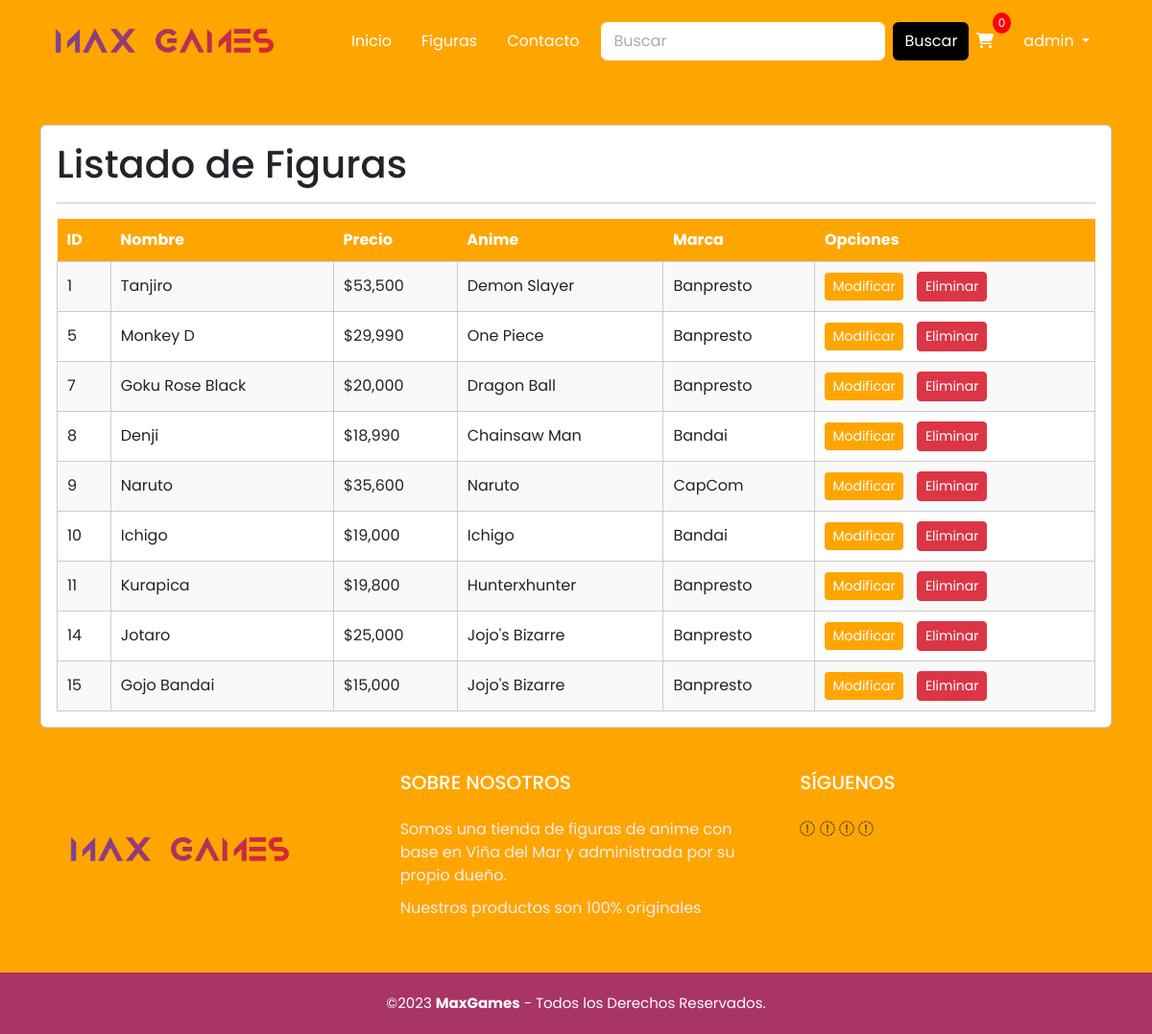
Screenshot of /figura/listar_figuras (signed in) with the database file from the repository.
### figura/models.py (models this page shows, shortened)
class Figuras(models.Model):
    imagenP = models.ImageField(upload_to="Posters", null=True)
    imagenF = models.ImageField(upload_to="Figuras", null=True)
    nombreF = models.CharField(max_length=50)
    slug    = AutoSlugField(populate_from='nombreF')
    precioF = models.IntegerField()
    anime   = models.CharField(max_length=100)
    tamano  = models.CharField(max_length=30)
    marca   = models.CharField(max_length=30)
    material = models.ForeignKey(Material, on_delete=models.PROTECT)
    categoria = models.ForeignKey(Categoria, on_delete=models.PROTECT)
    envio = models.CharField(max_length=15)
    activo = models.BooleanField()

### figura/views.py (the view)
# urls.py: path('listar_figuras',views.listar_figuras, name='listar_figuras'),
@permission_required('figura.view_figuras')
def listar_figuras(request):
    figuras= Figuras.objects.all()
    context={
        'figuras' : figuras
    }
    return render(request, 'figura/adm/listar.html',context )

### figura/templates/figura/adm/listar.html (shortened to what this page needs)
{% extends 'figura/base.html' %}
{%load static%}
{% block contenido %}
<body>
    {% load humanize %}
            <br>
            <br>
            <div class="container">
                <div class="card">
                    <div class="card-body">
                        <h1>Listado de Figuras</h1>
                        <hr>
                        <div class="table-responsive">
                            <table class="table-custom">
                                <tr>
                                    <th class="orange-bg">ID</th>
                                    <th class="orange-bg">Nombre</th>
                                    <th class="orange-bg">Precio</th>
                                    <th class="orange-bg">Anime</th>
                                    <th class="orange-bg">Marca</th>
                                    <th class="orange-bg">Opciones</th>
                                </tr>
                                {% for f in figuras %}
                                <tr>
                                    <td>{{ f.id }}</td>
                                    <td>{{ f.nombreF | title }}</td>
                                    <td>${{ f.precioF | intcomma }}</td>
                                    <td>{{ f.anime | title }}</td>
                                    <td>{{ f.marca}}</td>
                                    <td>
                                        {% if perms.app.change_adm%}
                                        <a href="{% url 'modificar_figuras' f.id %}" class="btn btn-primary btn-sm">Modificar</a>
                                        {% endif%}
                                        {% if perms.app.delete_adm%}
                                        <a href="#" onclick="eliminarFigura({{f.id}})" class="btn btn-danger btn-sm">Eliminar</a>
                                        {% endif %}
                                    </td>
                                </tr>
                                {% endfor %}
                            </table>
                        </div>
                    </div>
                </div>
            </div>
</body>
{% endblock %}

### figura/templates/figura/base.html (shortened to what this page needs)
{% load static %}
<!DOCTYPE html>
<html lang="en">
<head>
    <link href="https://cdn.jsdelivr.net/npm/bootstrap@5.3.0-alpha3/dist/css/bootstrap.min.css" rel="stylesheet"
>
    <link rel="stylesheet" href="https://cdn.jsdelivr.net/npm/bootstrap-icons@1.10.5/font/bootstrap-icons.css">
    <link rel="stylesheet" href="{% static 'css/estilos.css'%}">
    <link rel="stylesheet" href="{% static 'css/estilosCarrusel.css'%}">
    <link rel="stylesheet" href="{% static 'css/estilosFooter.css'%}">
    <link rel="stylesheet" href="{% static 'css/estiloApi.css'%}">
    <link rel="stylesheet" href="{% static 'css/estilosFigura.css'%}">
    <link rel="stylesheet" href="{% static 'css/nav.css'%}">
    <link rel="stylesheet" href="{% static 'css/estiloFormulario.css'%}">
    <link rel="stylesheet" href="{% static 'css/estiloCarrito.css'%}">
    <link rel="stylesheet" href="{% static 'css/estiloContacto.css'%}">
</head>
<body>
    <header>
        <nav class="navbar navbar-expand-lg ">
            <div class="container-fluid container">
                <a href="{% url 'index' %}" class="navbar-brand"><img src="{% static 'img/LogoMaxGames3.png'%}"
                        alt="Logo de MaxGames"></a>
                <div class="collapse navbar-collapse" id="nav">
                    <ul class="navbar-nav">
                        <li class="nav-item">
                            <a href="{% url 'index' %}" class="nav-link">Inicio</a>
                        </li>
                        <li class="nav-item">
                            <a href="{% url 'search' %}" class="nav-link">Figuras</a>
                        </li>
                        <li class="nav-item">
                            <a href="{% url 'contacto' %}" class="nav-link">Contacto</a>
                        </li>
                    </ul>
                    <ul class="navbar-nav ms-auto">
                        <form class="d-flex" role="search" method="GET" action="{% url 'search' %}">
                            <input class="form-control me-2" name="q" type="search" placeholder="Buscar"
                                aria-label="Search" />
                            <button class="btn btn-outline-success" type="submit">
                                Buscar
                            </button>
                        </form>
                        <li class="nav-item">
                            <a href="{% url 'viewcart' %}" class="nav-link">
                                <i class="fas fa-shopping-cart"></i>
                                {% if 'carro' in request.session %}
                                    <span id="cart-counter" class="cart-counter">{{ request.session.carro|length }}</span>
                                {% else %}
                                    <span id="cart-counter" class="cart-counter">0</span>
                                {% endif %}
                            </a>
                        </li>
                        <li class="nav-item dropdown">
                            <a class="nav-link dropdown-toggle" href="#" id="cuentaDropdown" role="button"
                                data-bs-toggle="dropdown" aria-expanded="false">
                                {% if user.is_authenticated %}
                                {{ user.username }}
                                {% else %}
                                Cuenta
                                {% endif %}
                            </a>
                        </li>
                    </ul>
                </div>
            </div>
        </nav>
    </header>
    {% block contenido %}
    {% endblock %}
    <footer>
        <div class="grupo-1">
            <div class="box">
                <figure>
                    <a href="#">
                        <img src="{% static 'img/LogoMaxGames3.png'%}" alt="Logo de MaxGames">
                    </a>
                </figure>
            </div>
            <div class="box">
                <h2>SOBRE NOSOTROS</h2>
                <p>Somos una tienda de figuras de anime con base en Viña del Mar y administrada por su propio dueño.
                </p>
                <p>Nuestros productos son 100% originales </p>
            </div>
            <div class="box">
                <h2>SÍGUENOS</h2>
                <div class="red-social">
                    <a href="#" class="fa fa-facebook"></a>
                    <a href="#" class="fa fa-instagram"></a>
                    <a href="#" class="fa fa-twitter"></a>
                    <a href="#" class="fa fa-youtube"></a>
                </div>
            </div>
        </div>
        <div class="grupo-2">
            <small>&copy;2023 <b>MaxGames</b> - Todos los Derechos Reservados.</small>
        </div>
    </footer>
</body>

### figura/static/css/estilos.css (style rules this page uses)
body, html { width: 100%; height: 100%; }
body { background-color: orange; font-family: Poppins,sans-serif; min-height: 100%; display: flex; flex-direction: column; }
.nav-link { position: relative; }
.navbar-expand-lg { margin-bottom: 5px; }
.btn-outline-success, .btn-outline-success:hover, .btn-outline-success:active, .btn-outline-success:visited { background-color: black; border: white; color: white; }

### figura/static/css/estilosFooter.css (style rules this page uses)
footer { margin-top: auto; }
.grupo-1 { width: 100%; max-width: 1200px; margin: auto; display: grid; grid-template-columns: repeat(3, 1fr); grid-gap: 50px; padding: 45px 0px; }
.grupo-1 .box figure { width: 100%; height: 100%; display: flex; justify-content: center; align-items: center; }
.grupo-1 .box figure img { width: 250px; }
.grupo-1 .box h2 { color: #fff; margin-bottom: 25px; font-size: 20px; }
.grupo-1 .box p { color: #efefef; margin-bottom: 10px; }
.grupo-2 { background-color: rgb(169, 52, 102, 255); padding: 20px 10px; text-align: center; color: #fff; }
.grupo-2 small { font-size: 15px; }

### figura/static/css/estilosFigura.css (style rules this page uses)
.btn-primary, .btn-primary:hover, .btn-primary:active, .btn-primary:visited { background-color: orange; border: black; margin-right: 10px; }

### figura/static/css/nav.css (style rules this page uses)
.navbar { background-color: orange; margin-top: 10px; }
.navbar-brand img { width: 250px; margin-right: 50px; }
.nav-item { margin-right: 15px; }
.nav-item a { color: white; }
.navbar-nav .nav-link { color: white ; position: relative; transition: transform 0.3s; }
.navbar-nav .nav-link:before { content: ''; position: absolute; left: 0; bottom: 0; width: 0%; height: 2px; background-color: white; transition: width 0.3s; }
.cart-counter { position: absolute; top: -10px; right: -10px; background-color: red; color: #fff; font-size: 12px; padding: 2px 6px; border-radius: 50%; }
.form-control { border-color: #fff; color: #fff; }
.form-control::placeholder { color: #aaa; }
.btn-outline-success { color: #fff; border-color: #fff; }

### figura/static/css/estiloFormulario.css (style rules this page uses)
.orange-bg { background-color: orange !important; }
.table-custom { width: 100%; border-collapse: collapse; }
.table-custom th { background-color: orange; color: white; font-weight: bold; padding: 10px; }
.table-custom td { border: 1px solid #ccc; padding: 10px; }
.table-custom tr:nth-child(even) { background-color: #f9f9f9; }
.form-control { color:black !important }

### figura/static/css/estiloContacto.css (style rules this page uses)
.form-control { color:black !important }

### rows the page displays
Figuras: id "1", nombreF "Tanjiro", precioF "53,500", anime "Demon Slayer", marca "Banpresto"
Figuras: id "5", nombreF "Monkey D", precioF "29,990", anime "One Piece", marca "Banpresto"
Figuras: id "7", nombreF "Goku Rose Black", precioF "20,000", anime "Dragon Ball", marca "Banpresto"
Figuras: id "8", nombreF "Denji", precioF "18,990", anime "Chainsaw Man", marca "Bandai"
Figuras: id "9", nombreF "Naruto", precioF "35,600", anime "Naruto", marca "CapCom"
Figuras: id "10", nombreF "Ichigo", precioF "19,000", anime "Ichigo", marca "Bandai"
Figuras: id "11", nombreF "Kurapica", precioF "19,800", anime "Hunterxhunter", marca "Banpresto"
Figuras: id "14", nombreF "Jotaro", precioF "25,000", anime "Jojo's Bizarre", marca "Banpresto"
Figuras: id "15", nombreF "Gojo Bandai", precioF "15,000", anime "Jojo's Bizarre", marca "Banpresto"

### other values shown
{{ user.username }} "admin"
